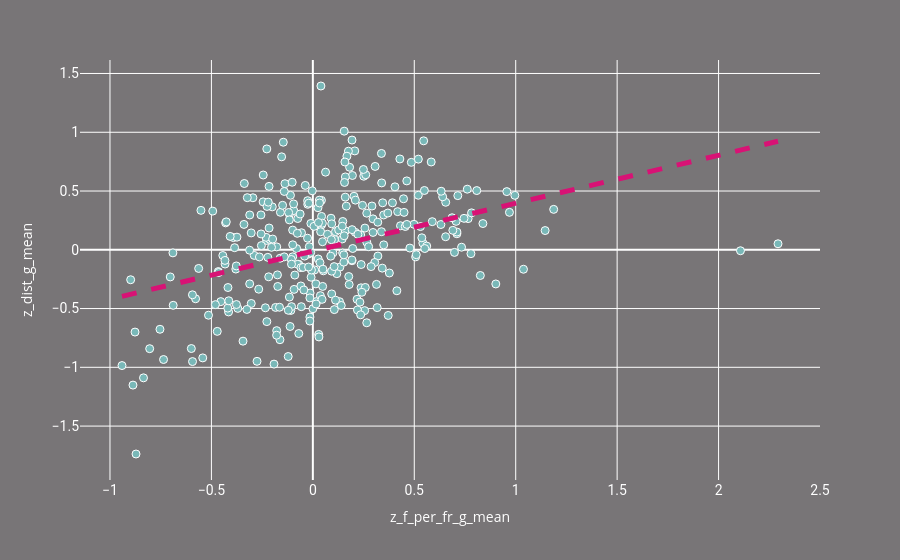

Source (notebook cell):
### Markdown cell above
There is a mild positive relationship between faces per frame and the average distance to the center of the frame.

### Code cell
x = "z_f_per_fr_g_mean"
y = "z_dist_g_mean"
plot_directors(g, x, y, hover_data=["name"])

### Figure 1 — Plotly figure (JSON) as saved in the notebook; plotly's stock layout.template omitted (floating-point values rounded to 4 significant figures; data arrays with more than 128 entries replaced by an {"elided": "..."} marker saying what was removed)
{"data": [{"customdata": {"elided": "317x1 str values"}, "hovertemplate": "z_f_per_fr_g_mean=%{x}<br>z_dist_g_mean=%{y}<br>name=%{customdata[0]}<extra></extra>", "legendgroup": "", "marker": {"color": "#79b8b8", "line": {"color": "white", "width": 1}, "size": 8, "symbol": "circle"}, "mode": "markers", "name": "", "orientation": "v", "showlegend": false, "type": "scatter", "x": {"elided": "317 float values"}, "xaxis": "x", "y": {"elided": "317 float values"}, "yaxis": "y"}, {"hovertemplate": "<b>OLS trendline</b><br>z_dist_g_mean = 0.408069 * z_f_per_fr_g_mean + -0.0120108<br>R<sup>2</sup>=0.150129<br><br>z_f_per_fr_g_mean=%{x}<br>z_dist_g_mean=%{y} <b>(trend)</b><extra></extra>", "legendgroup": "", "line": {"color": "#d81275", "dash": "dash", "width": 5}, "marker": {"color": "#79b8b8", "line": {"color": "white", "width": 1}, "size": 8, "symbol": "circle"}, "mode": "lines", "name": "Trend", "showlegend": false, "type": "scatter", "x": {"elided": "317 float values"}, "xaxis": "x", "y": {"elided": "317 float values"}, "yaxis": "y"}], "layout": {"font": {"color": "white"}, "legend": {"tracegroupgap": 0}, "margin": {"t": 60}, "paper_bgcolor": "#787577", "plot_bgcolor": "rgba(61, 61, 61, 0)", "title": {"font": {"color": "white", "family": "Raleway", "size": 22}, "text": "", "x": 0.5, "xanchor": "center", "y": 0.9, "yanchor": "top"}, "xaxis": {"anchor": "y", "domain": [0, 1], "tickfont": {"color": "white", "family": "Roboto", "size": 14}, "title": {"text": "z_f_per_fr_g_mean"}}, "yaxis": {"anchor": "x", "domain": [0, 1], "layer": "below traces", "tickfont": {"color": "white", "family": "Roboto", "size": 14}, "title": {"text": "z_dist_g_mean"}}}}
